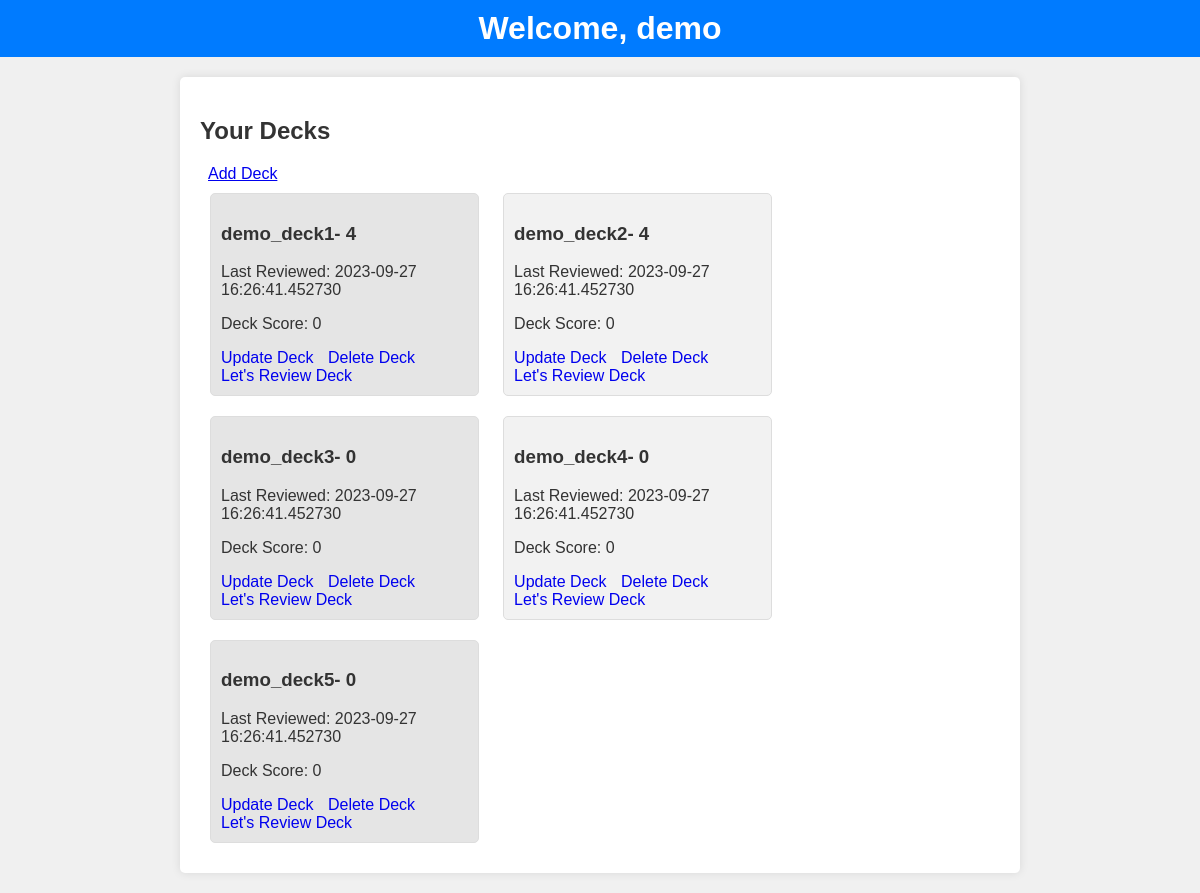
/user_dashboard/1, run on the app's committed database.
### app.py (models this page shows, shortened)
class User(db.Model):
        id = db.Column(db.Integer, primary_key = True, autoincrement=True)
        username = db.Column(db.String(200), nullable = False)
        email = db.Column(db.String(200), nullable = False)
        password = db.Column(db.String(200), nullable = False)
        user_decks = relationship('Deck')

class Deck(db.Model):
        id = db.Column(db.Integer, primary_key = True, autoincrement=True)
        name = db.Column(db.String(200), nullable = False)
        last_reviewed = db.Column(db.DateTime , default = datetime.now())
        deck_score = db.Column(db.Integer, nullable = False)
        cards = relationship('Card' , cascade="all, delete-orphan")
        user_id = db.Column(db.Integer, db.ForeignKey('user.id'), nullable=False)
        deck_user = relationship('User', overlaps="user_decks")

### app.py (the view)
@app.route('/user_dashboard/<int:user_id>', methods=['GET'])
def user_dashboard(user_id):
     user = User.query.get_or_404(user_id)
     print(user.user_decks)
     return render_template('user_dashboard.html', user = user)

### templates/user_dashboard.html (shortened to what this page needs)
<!DOCTYPE html>
<html lang="en">
<head>
</head>
<body>
    <header>
        <h1>Welcome, {{ user.username }}</h1>
    </header>
    <div class="container">
        <h2>Your Decks</h2>
        &nbsp <a href="/add_deck/{{ user.id }}"> Add Deck</a> <br>
        {% for deck in user.user_decks %}
        <div class="card">
            <h3>{{ deck.name }}- {{deck.cards | length}}</h3>
            <p>Last Reviewed: {{ deck.last_reviewed }}</p>
            <p>Deck Score: {{ deck.deck_score }}</p>
            <a href="/update_deck/{{ deck.id }}">Update Deck</a>
            <a href="/delete_deck/{{ deck.id }}">Delete Deck</a> <br>
            <a href="/review_deck/{{ deck.id }}">Let's Review Deck</a>
        </div>
        {% endfor %}
    </div>
</body>
</html>

### templates/user_dashboard.html (style rules this page uses)
body, h1 { margin: 0; padding: 0; }
body { font-family: Arial, sans-serif; background-color: #f0f0f0; color: #333; }
header { background-color: #007BFF; color: #fff; text-align: center; padding: 10px; }
.container { max-width: 800px; margin: 20px auto; background-color: #fff; padding: 20px; border-radius: 5px; box-shadow: 0px 0px 10px rgba(0, 0, 0, 0.1); }
.card { border: 1px solid #ddd; padding: 10px; margin: 10px; border-radius: 5px; display: inline-block; width: calc(33.33% - 20px); background-color: #fff; }
.card:nth-child(odd) { background-color: #f2f2f2; }
.card:nth-child(even) { background-color: #e5e5e5; }
.card a { margin-right: 10px; text-decoration: none; }

### data on the page
User: username "demo"
Deck: name "demo_deck1", cards|length "4", last_reviewed "2023-09-27 16:26:41.452730", deck_score "0"
Deck: name "demo_deck2", cards|length "4", last_reviewed "2023-09-27 16:26:41.452730", deck_score "0"
Deck: name "demo_deck3", cards|length "0", last_reviewed "2023-09-27 16:26:41.452730", deck_score "0"
Deck: name "demo_deck4", cards|length "0", last_reviewed "2023-09-27 16:26:41.452730", deck_score "0"
Deck: name "demo_deck5", cards|length "0", last_reviewed "2023-09-27 16:26:41.452730", deck_score "0"
